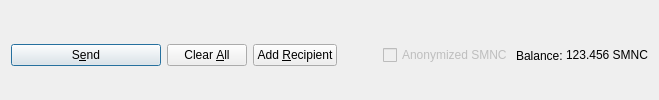
         <widget class="QFrame" name="frame_Send">
          <layout class="QHBoxLayout" name="horizontalLayout">
           <property name="bottomMargin">
            <number>0</number>
           </property>
           <item>
            <widget class="QPushButton" name="sendButton">
             <property name="minimumSize">
              <size>
               <width>150</width>
               <height>0</height>
              </size>
             </property>
             <property name="toolTip">
              <string>Confirm the send action</string>
             </property>
             <property name="text">
              <string>S&amp;end</string>
             </property>
             <property name="icon">
              <iconset resource="../smnc.qrc">
               <normaloff>:/icons/send</normaloff>:/icons/send</iconset>
             </property>
             <property name="autoDefault">
              <bool>false</bool>
             </property>
             <property name="default">
              <bool>true</bool>
             </property>
            </widget>
           </item>
           <item>
            <widget class="QPushButton" name="clearButton">
             <property name="sizePolicy">
              <sizepolicy hsizetype="Minimum" vsizetype="Fixed">
               <horstretch>0</horstretch>
               <verstretch>0</verstretch>
              </sizepolicy>
             </property>
             <property name="toolTip">
              <string>Clear all fields of the form.</string>
             </property>
             <property name="text">
              <string>Clear &amp;All</string>
             </property>
             <property name="icon">
              <iconset resource="../smnc.qrc">
               <normaloff>:/icons/remove</normaloff>:/icons/remove</iconset>
             </property>
             <property name="autoDefault">
              <bool>false</bool>
             </property>
            </widget>
           </item>
           <item>
            <widget class="QPushButton" name="addButton">
             <property name="toolTip">
              <string>Send to multiple recipients at once</string>
             </property>
             <property name="text">
              <string>Add &amp;Recipient</string>
             </property>
             <property name="icon">
              <iconset resource="../smnc.qrc">
               <normaloff>:/icons/add</normaloff>:/icons/add</iconset>
             </property>
             <property name="autoDefault">
              <bool>false</bool>
             </property>
            </widget>
           </item>
           <item>
            <spacer name="horizontalSpacer">
             <property name="orientation">
              <enum>Qt::Horizontal</enum>
             </property>
             <property name="sizeHint" stdset="0">
              <size>
               <width>40</width>
               <height>20</height>
              </size>
             </property>
            </spacer>
           </item>
           <item>
            <layout class="QHBoxLayout" name="horizontalLayout_2">
             <property name="spacing">
              <number>3</number>
             </property>
             <item>
              <widget class="QCheckBox" name="checkzsmnc">
               <property name="enabled">
                <bool>false</bool>
               </property>
               <property name="text">
                <string>Anonymized SMNC</string>
               </property>
              </widget>
             </item>
             <item>
              <widget class="QLabel" name="label">
               <property name="text">
                <string>Balance:</string>
               </property>
              </widget>
             </item>
             <item>
              <widget class="QLabel" name="labelBalance">
               <property name="sizePolicy">
                <sizepolicy hsizetype="Preferred" vsizetype="Fixed">
                 <horstretch>0</horstretch>
                 <verstretch>0</verstretch>
                </sizepolicy>
               </property>
               <property name="cursor">
                <cursorShape>IBeamCursor</cursorShape>
               </property>
               <property name="text">
                <string notr="true">123.456 SMNC</string>
               </property>
               <property name="textInteractionFlags">
                <set>Qt::LinksAccessibleByMouse|Qt::TextSelectableByKeyboard|Qt::TextSelectableByMouse</set>
               </property>
              </widget>
             </item>
            </layout>
           </item>
          </layout>
         </widget>
